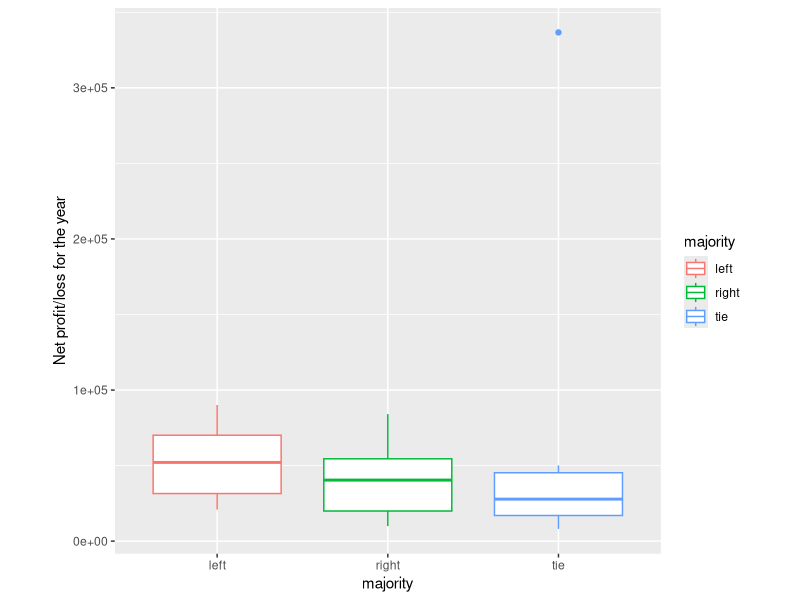

Write the R code that produced this figure.
## ---- chunk 1
#install.packages("readr")  # To be able to read in swedish characters with read_delim
#install.packages("tidyverse")
## ---- chunk 2
library(tidyverse)
library(lubridate)
library(hms)
library(readr)
## ---- chunk 3
political_seats <- read_delim("./datasets/political_seats.csv", delim = ",", locale = locale(encoding = "ISO-8859-1"), skip = 2)
head(political_seats, show_col_types = FALSE)
## ---- chunk 4
political_seats[political_seats==".."] <- "0"
political_seats <- type.convert(political_seats, as.is = T)

political_seats <- political_seats %>%
    pivot_longer(
        cols = -c(region, party),
        names_to = "year",
        values_to = "value"
    )
head(political_seats)
## ---- chunk 5
political_seats <- political_seats %>% 
    pivot_wider(
        names_from = party,
        values_from = value
    )
head(political_seats)
## ---- chunk 6
income <- read_delim("./datasets/income_statements.csv", delim = ",", locale = locale(encoding = "ISO-8859-1"), skip = 2)
income <- income[ , !(names(income) %in% "2022")]
income[income == ".."] <- "0"
income[is.na(income)] <- 0
income <- type.convert(income, as.is = T)
head(income, show_col_types = FALSE)
## ---- chunk 7
income <- pivot_longer(income, cols= -c("region", "Income statement"), names_to ="year", values_to="values")
head(income)
## ---- chunk 8
income <- type.convert(income, as.is = T) # convert year to int


grouped_data <- income %>%
  group_by(region, `Income statement`)

# Calculate the mean value for each four-year interval within each group
reduced_data <- grouped_data %>%
  mutate(interval = floor((year - first(year))/4) * 4 + first(year)) %>%
  group_by(region, `Income statement`, interval) %>%
  summarise(year = first(year), value = mean(values))

# Keep only the first year in each four-year interval
income <- reduced_data %>%
  group_by(region, `Income statement`) %>%
  filter(interval == year) %>%
  select(region, `Income statement`, year, value)
## ---- chunk 9
income <- income %>% 
    pivot_wider(
        names_from = `Income statement`,
        values_from = value
    )
## ---- chunk 10
df <- merge(income, political_seats, by=c("year", "region"))
head(df)
## ---- chunk 11
right <- rowSums(df[, c("The Christian Democratic Party", "The Liberal Party", "The Moderate Party")])
centre <- df[["The Centre Party"]]
left <- rowSums(df[, c("The Green Party", "The Left Party", "The Social Democratic Party")])
indices <- rownames(df)
## ---- chunk 12
majority <- character(length(right))
for (i in 1:length(right)) {
  if (indices[i] == "2018") {
    if (left[i] + centre[i] > right[i]) {
      majority[i] <- "left"
    } else if (left[i] + centre[i] < right[i]) {
      majority[i] <- "right"
    } else {
      majority[i] <- "tie"
    }
  } else {
    if (left[i] > right[i] + centre[i]) {
      majority[i] <- "left"
    } else if (left[i] < right[i] + centre[i]) {
      majority[i] <- "right"
    } else {
      majority[i] <- "tie"
    }
  }
}
## ---- chunk 13
df$majority <- majority
head(df)
## ---- chunk 14
df_cop <- df %>%
    group_by(majority, year) %>%
    summarize_all(mean) %>%
    ungroup()
## ---- chunk 15
ggplot(data = df_cop) +
  geom_boxplot(mapping = aes(x=majority, y = `Net profit/loss for the year`, color=majority)) + 
  theme(aspect.ratio = 1)
